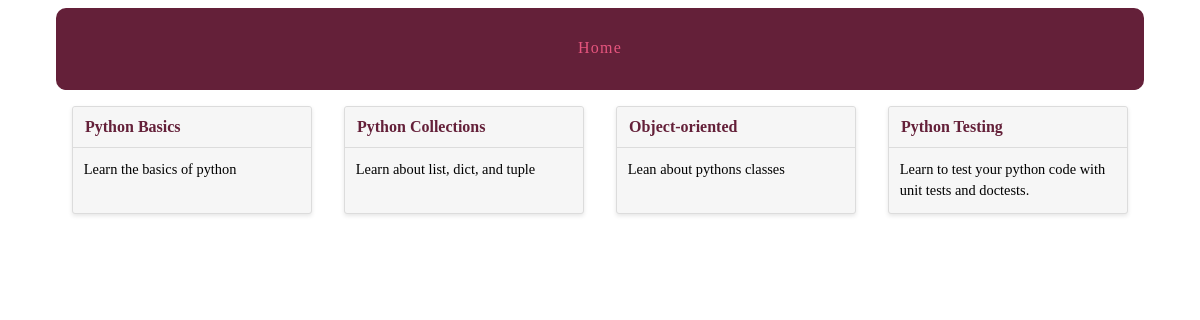
Page /courses/ on the committed database.
### courses/models.py (models this page shows, shortened)
class Course(models.Model):
    created_at = models.DateTimeField(auto_now_add=True)
    title = models.CharField(max_length=255)
    description = models.TextField()

### courses/views.py (the view)
def course_list(request):
    courses = Course.objects.all()
    return render(request, 'courses/course_list.html', {'courses': courses})

### courses/templates/courses/course_list.html (shortened to what this page needs)
{% extends "layout.html" %}
{% block content %}
  <div class="cards">
    {% for course in courses %}
    <div class="card">
      <header><a href="{% url 'courses:detail' pk=course.pk %}">{{ course.title}}</a></header>
      <div class="card-copy">
        {{ course.description}}
      </div>
    </div>
    {% endfor %}
  </div>
{% endblock %}

### templates/layout.html (shortened to what this page needs)
{% load static from staticfiles %}
<!DOCTYPE html>
<html>
  <head>
    <link rel="stylesheet" href="{% static 'css/layout.css' %}">
  </head>
  <body>
    <div class="site-container">
      <nav>
        <a href="{% url 'courses:list' %}">Home</a>
      </nav>
    </div>
    <div class="site-container">
      {% block content %}{% endblock %}
    </div>
  </body>
</html>

### assets/css/layout.css (style rules this page uses)
html { box-sizing: border-box; }
*, *::after, *::before { box-sizing: inherit; }
.site-container { max-width: 68em; margin-left: auto; margin-right: auto; }
.site-container::after { clear: both; content: ""; display: table; }
.site-container nav { width: 100%; display: table; width: 100%; table-layout: fixed; border-bottom-left-radius: 10px; border-bottom-right-radius: 10px; border-top-left-radius: 10px; border-top-right-radius: 10px; border-bottom-left-radius: 10px; border-top-left-radius: 10px; border-bottom-right-radius: 10px; border-top-right-radius: 10px; background-color: #642039; margin-bottom: 1em; overflow: hidden; }
.site-container nav a { display: table-cell; width: 8.33333%; padding: 10px; border-bottom: 2px solid #642039; color: #e6557e; letter-spacing: 0.075em; line-height: 60px; text-align: center; text-decoration: none; }
.cards { display: -webkit-box; display: -moz-box; display: box; display: -webkit-flex; display: -moz-flex; display: -ms-flexbox; display: flex; -webkit-box-lines: multiple; -moz-box-lines: multiple; box-lines: multiple; -webkit-flex-wrap: wrap; -moz-flex-wrap: wrap; -ms-flex-wrap: wrap; flex-wrap: wrap; -webkit-box-pack: justify; -moz-box-pack: justify; box-pack: justify; -webkit-justify-content: space-between; -moz-justify-content: space-between; -ms-justify-content: space-between; -o-justify-content: space-between; justify-content: space-between; -ms-flex-pack: justify; }
.card { -webkit-flex-basis: 15em; -moz-flex-basis: 15em; flex-basis: 15em; -ms-flex-preferred-size: 15em; -webkit-flex-grow: 1; -moz-flex-grow: 1; flex-grow: 1; -ms-flex-positive: 1; -webkit-transition: all 0.2s ease-in-out; -moz-transition: all 0.2s ease-in-out; transition: all 0.2s ease-in-out; background-color: #f6f6f6; border-radius: 3px; border: 1px solid gainsboro; box-shadow: 0 2px 4px #e6e6e6; margin: 0 1em 1.5em 1em; position: relative; }
.card header { -webkit-transition: all 0.2s ease-in-out; -moz-transition: all 0.2s ease-in-out; transition: all 0.2s ease-in-out; background-color: #f6f6f6; border-bottom: 1px solid gainsboro; border-radius: 3px 3px 0 0; font-weight: bold; line-height: 1.5em; padding: 0.5em 0.75em; }
.card header a { color: #642039; text-decoration: none; }
.card .card-copy { font-size: 0.9em; line-height: 1.5em; padding: 0.75em 0.75em; }

### rows in the picture
Course: title "Python Basics", description "Learn the basics of python"
Course: title "Python Collections", description "Learn about list, dict, and tuple"
Course: title "Object-oriented", description "Lean about pythons classes"
Course: title "Python Testing", description "Learn to test your python code with unit tests and doctests."
